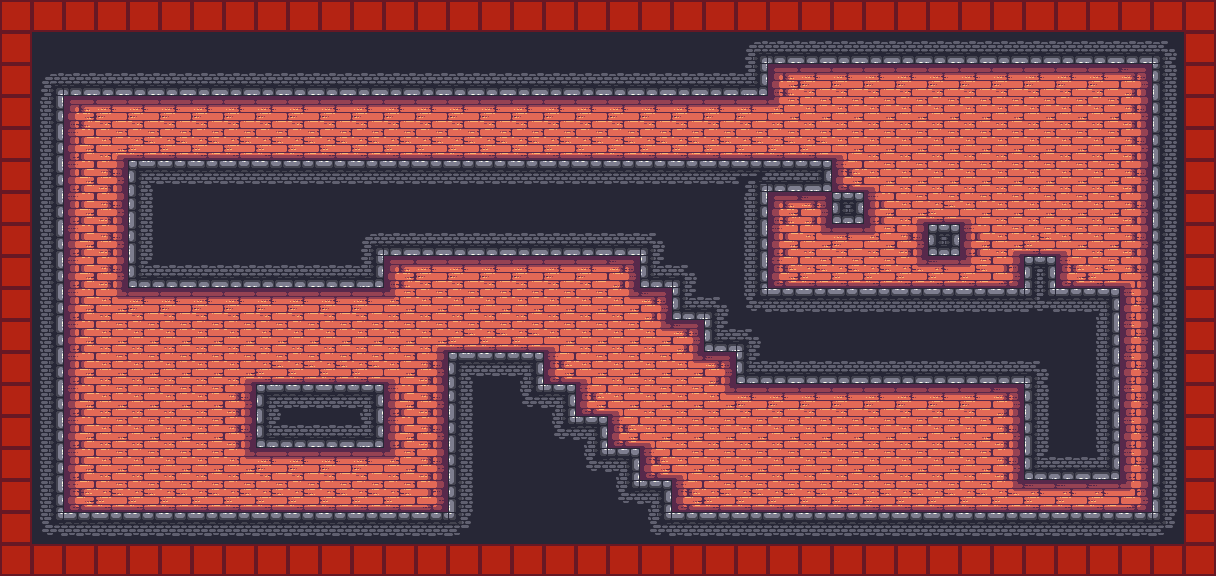

A 2D game scene composited from a Tiled map and its tileset images. What follows is a short description and the map's XML, with every tile layer's data as written:
An orthogonal 38x18 tile map with 32x32 px tiles, 3 tile layers (Prototype, walls, background), 3 tilesets.

<map version="1.5" tiledversion="1.7.2" orientation="orthogonal" renderorder="right-down" width="38" height="18" tilewidth="32" tileheight="32" infinite="0" nextlayerid="7" nextobjectid="1">
 <editorsettings>
  <export target="Map.json" format="json" />
 </editorsettings>
 <tileset firstgid="1" source="Prototype.tsx" />
 <tileset firstgid="5" source="Walls.tsx" />
 <tileset firstgid="53" source="../background/Background.tsx" />
 <layer id="1" name="Prototype" width="38" height="18">
  <data encoding="csv">
1,1,1,1,1,1,1,1,1,1,1,1,1,1,1,1,1,1,1,1,1,1,1,1,1,1,1,1,1,1,1,1,1,1,1,1,1,1,
1,1,1,1,1,1,1,1,1,1,1,1,1,1,1,1,1,1,1,1,1,1,1,1,1,1,1,1,1,1,1,1,1,1,1,1,1,1,
1,1,1,1,1,1,1,1,1,1,1,1,1,1,1,1,1,1,1,1,1,1,1,1,2,2,2,2,2,2,2,2,2,2,2,2,1,1,
1,1,2,2,2,2,2,2,2,2,2,2,2,2,2,2,2,2,2,2,2,2,2,2,2,2,2,2,2,2,2,2,2,2,2,2,1,1,
1,1,2,2,2,2,2,2,2,2,2,2,2,2,2,2,2,2,2,2,2,2,2,2,2,2,2,2,2,2,2,2,2,2,2,2,1,1,
1,1,2,2,1,1,1,1,1,1,1,1,1,1,1,1,1,1,1,1,1,1,1,1,1,1,2,2,2,2,2,2,2,2,2,2,1,1,
1,1,2,2,1,1,1,1,1,1,1,1,1,1,1,1,1,1,1,1,1,1,1,1,2,2,1,2,2,2,2,2,2,2,2,2,1,1,
1,1,2,2,1,1,1,1,1,1,1,1,1,1,1,1,1,1,1,1,1,1,1,1,2,2,2,2,2,1,2,2,2,2,2,2,1,1,
1,1,2,2,1,1,1,1,1,1,1,1,2,2,2,2,2,2,2,2,1,1,1,1,2,2,2,2,2,2,2,2,1,2,2,2,1,1,
1,1,2,2,2,2,2,2,2,2,2,2,2,2,2,2,2,2,2,2,2,1,1,1,1,1,1,1,1,1,1,1,1,1,1,2,1,1,
1,1,2,2,2,2,2,2,2,2,2,2,2,2,2,2,2,2,2,2,2,2,1,1,1,1,1,1,1,1,1,1,1,1,1,2,1,1,
1,1,2,2,2,2,2,2,2,2,2,2,2,2,1,1,1,2,2,2,2,2,2,1,1,1,1,1,1,1,1,1,1,1,1,2,1,1,
1,1,2,2,2,2,2,2,1,1,1,1,2,2,1,1,1,1,2,2,2,2,2,2,2,2,2,2,2,2,2,2,1,1,1,2,1,1,
1,1,2,2,2,2,2,2,1,1,1,1,2,2,1,1,1,1,1,2,2,2,2,2,2,2,2,2,2,2,2,2,1,1,1,2,1,1,
1,1,2,2,2,2,2,2,2,2,2,2,2,2,1,1,1,1,1,1,2,2,2,2,2,2,2,2,2,2,2,2,1,1,1,2,1,1,
1,1,2,2,2,2,2,2,2,2,2,2,2,2,1,1,1,1,1,1,1,2,2,2,2,2,2,2,2,2,2,2,2,2,2,2,1,1,
1,1,1,1,1,1,1,1,1,1,1,1,1,1,1,1,1,1,1,1,1,1,1,1,1,1,1,1,1,1,1,1,1,1,1,1,1,1,
1,1,1,1,1,1,1,1,1,1,1,1,1,1,1,1,1,1,1,1,1,1,1,1,1,1,1,1,1,1,1,1,1,1,1,1,1,1
</data>
 </layer>
 <layer id="5" name="walls" width="38" height="18">
  <data encoding="csv">
0,0,0,0,0,0,0,0,0,0,0,0,0,0,0,0,0,0,0,0,0,0,0,0,0,0,0,0,0,0,0,0,0,0,0,0,0,0,
0,18,18,18,18,18,18,18,18,18,18,18,18,18,18,18,18,18,18,18,18,18,18,9,30,30,30,30,30,30,30,30,30,30,30,30,10,0,
0,9,30,30,30,30,30,30,30,30,30,30,30,30,30,30,30,30,30,30,30,30,30,31,0,0,0,0,0,0,0,0,0,0,0,0,17,0,
0,19,0,0,0,0,0,0,0,0,0,0,0,0,0,0,0,0,0,0,0,0,0,0,0,0,0,0,0,0,0,0,0,0,0,0,17,0,
0,19,0,0,0,0,0,0,0,0,0,0,0,0,0,0,0,0,0,0,0,0,0,0,0,0,0,0,0,0,0,0,0,0,0,0,17,0,
0,19,0,0,5,6,6,6,6,6,6,6,6,6,6,6,6,6,6,6,6,6,6,33,42,43,0,0,0,0,0,0,0,0,0,0,17,0,
0,19,0,0,17,18,18,18,18,18,18,18,18,18,18,18,18,18,18,18,18,18,18,19,0,0,44,0,0,0,0,0,0,0,0,0,17,0,
0,19,0,0,17,18,18,18,18,18,18,9,30,30,30,30,30,30,30,30,10,18,18,19,0,0,0,0,0,44,0,0,0,0,0,0,17,0,
0,19,0,0,29,30,30,30,30,30,30,31,0,0,0,0,0,0,0,0,29,10,18,19,0,0,0,0,0,0,0,0,8,0,0,0,17,0,
0,19,0,0,0,0,0,0,0,0,0,0,0,0,0,0,0,0,0,0,0,29,10,21,6,6,6,6,6,6,6,6,12,6,7,0,17,0,
0,19,0,0,0,0,0,0,0,0,0,0,0,0,0,0,0,0,0,0,0,0,29,10,18,18,18,18,18,18,18,18,18,18,19,0,17,0,
0,19,0,0,0,0,0,0,0,0,0,0,0,0,5,6,7,0,0,0,0,0,0,29,30,30,30,30,30,30,30,30,10,18,19,0,17,0,
0,19,0,0,0,0,0,0,5,6,6,7,0,0,17,18,21,7,0,0,0,0,0,0,0,0,0,0,0,0,0,0,17,18,19,0,17,0,
0,19,0,0,0,0,0,0,29,30,30,31,0,0,17,18,18,21,7,0,0,0,0,0,0,0,0,0,0,0,0,0,17,18,19,0,17,0,
0,19,0,0,0,0,0,0,0,0,0,0,0,0,17,18,18,18,21,7,0,0,0,0,0,0,0,0,0,0,0,0,29,30,31,0,17,0,
0,19,0,0,0,0,0,0,0,0,0,0,0,0,17,18,18,18,18,21,7,0,0,0,0,0,0,0,0,0,0,0,0,0,0,0,17,0,
0,21,6,6,6,6,6,6,6,6,6,6,6,6,22,18,18,18,18,18,21,6,6,6,6,6,6,6,6,6,6,6,6,6,6,6,22,0,
0,0,0,0,0,0,0,0,0,0,0,0,0,0,0,0,0,0,0,0,0,0,0,0,0,0,0,0,0,0,0,0,0,0,0,0,0,0
</data>
 </layer>
 <layer id="6" name="background" width="38" height="18">
  <data encoding="csv">
0,0,0,0,0,0,0,0,0,0,0,0,0,0,0,0,0,0,0,0,0,0,0,0,0,0,0,0,0,0,0,0,0,0,0,0,0,0,
0,0,0,0,0,0,0,0,0,0,0,0,0,0,0,0,0,0,0,0,0,0,0,0,0,0,0,0,0,0,0,0,0,0,0,0,0,0,
0,0,0,0,0,0,0,0,0,0,0,0,0,0,0,0,0,0,0,0,0,0,0,0,53,54,54,54,54,54,54,54,54,54,54,55,0,0,
0,0,53,54,54,54,54,54,54,54,54,54,54,54,54,54,54,54,54,54,54,54,54,54,70,66,66,66,66,66,66,66,66,66,66,67,0,0,
0,0,65,57,78,78,78,78,78,78,78,78,78,78,78,78,78,78,78,78,78,78,78,78,78,78,58,66,66,66,66,66,66,66,66,67,0,0,
0,0,65,67,0,0,0,0,0,0,0,0,0,0,0,0,0,0,0,0,0,0,0,0,0,0,77,58,66,66,66,66,66,66,66,67,0,0,
0,0,65,67,0,0,0,0,0,0,0,0,0,0,0,0,0,0,0,0,0,0,0,0,53,55,0,65,57,78,58,66,66,66,66,67,0,0,
0,0,65,67,0,0,0,0,0,0,0,0,0,0,0,0,0,0,0,0,0,0,0,0,65,69,54,70,67,0,65,57,78,58,66,67,0,0,
0,0,65,67,0,0,0,0,0,0,0,0,53,54,54,54,54,54,54,55,0,0,0,0,77,78,78,78,93,90,94,79,0,77,78,84,0,0,
0,0,65,69,54,54,54,54,54,54,54,54,70,66,66,66,66,66,66,69,55,0,0,0,0,0,0,0,0,0,0,0,0,0,0,68,0,0,
0,0,65,66,66,66,66,66,66,66,66,66,66,57,78,78,78,58,66,66,69,55,0,0,0,0,0,0,0,0,0,0,0,0,0,68,0,0,
0,0,65,66,66,66,66,57,78,78,78,78,58,67,0,0,0,77,58,66,66,69,55,0,0,0,0,0,0,0,0,0,0,0,0,68,0,0,
0,0,65,66,66,66,66,67,0,0,0,0,65,67,0,0,0,0,77,58,66,66,69,54,54,54,54,54,54,54,54,55,0,0,0,68,0,0,
0,0,65,66,66,66,66,67,0,0,0,0,65,67,0,0,0,0,0,77,58,66,66,66,66,66,66,66,66,66,66,67,0,0,0,68,0,0,
0,0,65,66,66,66,66,69,54,54,54,54,70,67,0,0,0,0,0,0,77,58,66,66,66,66,66,66,66,66,66,67,0,0,0,68,0,0,
0,0,77,78,78,78,78,78,78,78,78,78,78,79,0,0,0,0,0,0,0,77,78,78,78,78,78,78,78,78,78,93,90,90,90,100,0,0,
0,0,0,0,0,0,0,0,0,0,0,0,0,0,0,0,0,0,0,0,0,0,0,0,0,0,0,0,0,0,0,0,0,0,0,0,0,0,
0,0,0,0,0,0,0,0,0,0,0,0,0,0,0,0,0,0,0,0,0,0,0,0,0,0,0,0,0,0,0,0,0,0,0,0,0,0
</data>
 </layer>
</map>